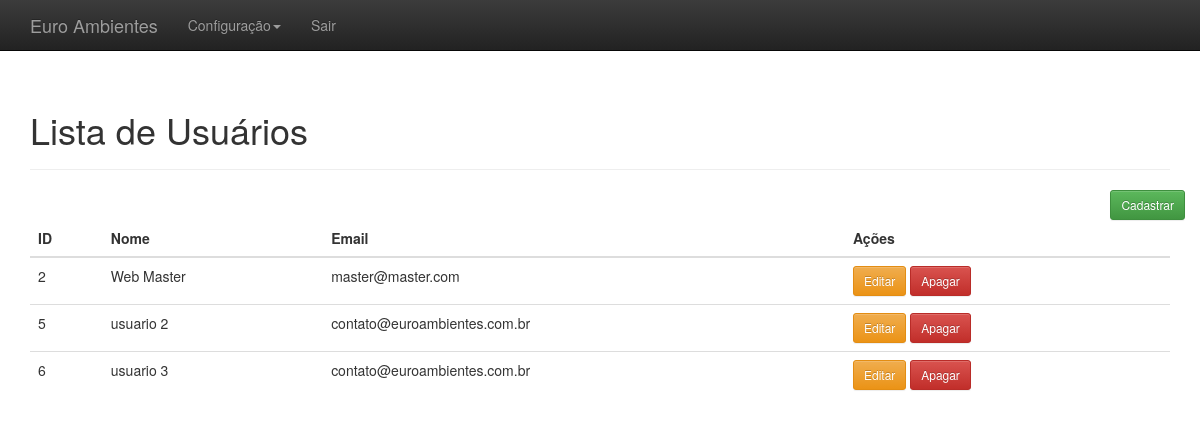
Screenshot of /adm/administrativo.php?link=4 (signed in) with the database file from the repository.
### tables this page shows
CREATE TABLE `usuarios` (
  `id` int(11) NOT NULL,
  `nome` varchar(220) NOT NULL,
  `email` varchar(220) NOT NULL,
  `login` varchar(50) NOT NULL,
  `senha` varchar(50) NOT NULL,
  `nivel_acesso_id` int(11) NOT NULL,
  `created` datetime DEFAULT NULL,
  `modified` datetime DEFAULT NULL
);

### adm/listar_usuario.php (the view, shortened to what this page needs)
<?php
$resultado = mysqli_query ( $conectar, "SELECT * FROM usuarios order by 'id'" );
?>
<div class="container theme-showcase" role="main">
	<div class="page-header">
		<h1>Lista de Usuários</h1>
	</div>
	<div class="row">
		<div class="pull-right">
			<a href="administrativo.php?link=3">
				<button type='button' class='btn btn-sm btn-success'>Cadastrar</button></a>
			</div>
		</div>
		<div class="row">
			<div class="col-md-12">
				<table class="table">
					<thead>
						<tr>
							<th>ID</th>
							<th>Nome</th>
							<th>Email</th>
							<th>Ações</th>
						</tr>
					</thead>
					<tbody>
						<?php
						while ( $linhas = mysqli_fetch_array ( $resultado ) ) {
							echo "<tr>";
							echo "<td>" . $linhas ['id'] . "</td>";
							echo "<td>" . $linhas ['nome'] . "</td>";
							echo "<td>" . $linhas ['email'] . "</td>";
							?>
							<td>
								<a href='administrativo.php?link=5&id=<?php echo $linhas['id']?>'><button
									type='button' class='btn btn-sm btn-warning'>Editar</button></a>
									<a href='processa/proc_apagar_usuario.php?id=<?php echo $linhas['id']?>'><button type='button' class='btn btn-sm btn-danger'>Apagar</button></a>
								</td>
								<?php
								echo "</tr>";
							}
							?>
						</tbody>
					</table>
				</div>
			</div>
		</div>

### adm/css/theme.css (style rules this page uses)
body { padding-top: 70px; padding-bottom: 30px; }

### rows the page displays
usuarios: id "2", nome "Web Master", email "master@master.com"
usuarios: id "5", nome "usuario 2", email "contato@euroambientes.com.br"
usuarios: id "6", nome "usuario 3", email "contato@euroambientes.com.br"
